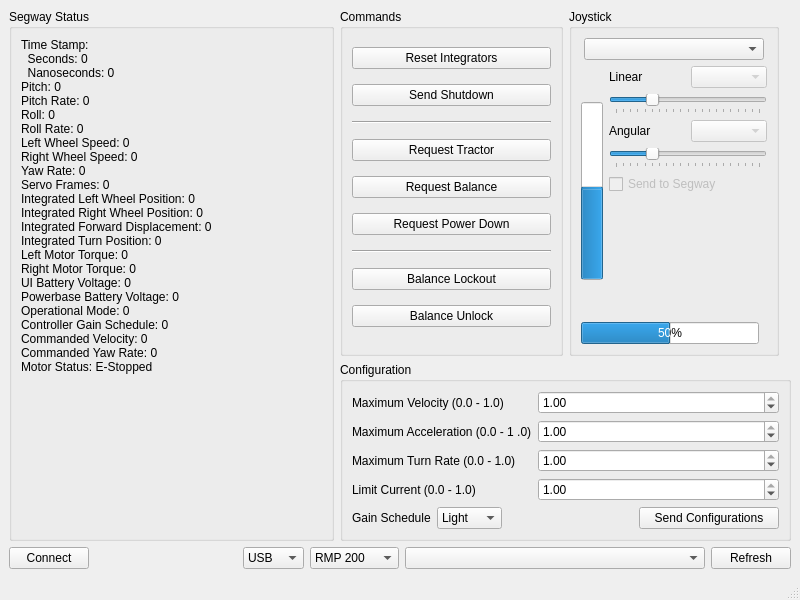
<?xml version="1.0" encoding="UTF-8"?>
<ui version="4.0">
 <class>MainWindow</class>
 <widget class="QMainWindow" name="MainWindow">
  <property name="geometry">
   <rect>
    <x>0</x>
    <y>0</y>
    <width>800</width>
    <height>600</height>
   </rect>
  </property>
  <property name="minimumSize">
   <size>
    <width>800</width>
    <height>600</height>
   </size>
  </property>
  <property name="maximumSize">
   <size>
    <width>800</width>
    <height>600</height>
   </size>
  </property>
  <property name="windowTitle">
   <string>SegwayRMP Demo</string>
  </property>
  <widget class="QWidget" name="centralwidget">
   <layout class="QGridLayout" name="gridLayout">
    <item row="0" column="1" colspan="2">
     <widget class="QGroupBox" name="groupBox_2">
      <property name="title">
       <string>Commands</string>
      </property>
      <layout class="QGridLayout" name="gridLayout_3">
       <item row="0" column="0">
        <widget class="QPushButton" name="reset_integrators_button">
         <property name="text">
          <string>Reset Integrators</string>
         </property>
        </widget>
       </item>
       <item row="1" column="0">
        <widget class="QPushButton" name="disable_motors_button">
         <property name="text">
          <string>Send Shutdown</string>
         </property>
        </widget>
       </item>
       <item row="3" column="0">
        <widget class="QPushButton" name="tractor_button">
         <property name="text">
          <string>Request Tractor</string>
         </property>
        </widget>
       </item>
       <item row="4" column="0">
        <widget class="QPushButton" name="balance_button">
         <property name="text">
          <string>Request Balance</string>
         </property>
        </widget>
       </item>
       <item row="5" column="0">
        <widget class="QPushButton" name="power_down_button">
         <property name="text">
          <string>Request Power Down</string>
         </property>
        </widget>
       </item>
       <item row="7" column="0">
        <widget class="QPushButton" name="balance_lockout_button">
         <property name="text">
          <string>Balance Lockout</string>
         </property>
        </widget>
       </item>
       <item row="8" column="0">
        <widget class="QPushButton" name="balance_unlock_button">
         <property name="text">
          <string>Balance Unlock</string>
         </property>
        </widget>
       </item>
       <item row="6" column="0">
        <widget class="Line" name="line">
         <property name="orientation">
          <enum>Qt::Horizontal</enum>
         </property>
        </widget>
       </item>
       <item row="2" column="0">
        <widget class="Line" name="line_3">
         <property name="orientation">
          <enum>Qt::Horizontal</enum>
         </property>
        </widget>
       </item>
      </layout>
     </widget>
    </item>
    <item row="3" column="0" colspan="5">
     <layout class="QHBoxLayout" name="horizontalLayout">
      <item>
       <widget class="QPushButton" name="connect_button">
        <property name="maximumSize">
         <size>
          <width>16777215</width>
          <height>16777215</height>
         </size>
        </property>
        <property name="text">
         <string>Connect</string>
        </property>
       </widget>
      </item>
      <item>
       <spacer name="horizontalSpacer">
        <property name="orientation">
         <enum>Qt::Horizontal</enum>
        </property>
        <property name="sizeHint" stdset="0">
         <size>
          <width>40</width>
          <height>20</height>
         </size>
        </property>
       </spacer>
      </item>
      <item>
       <widget class="QComboBox" name="connection_type">
        <item>
         <property name="text">
          <string>USB</string>
         </property>
        </item>
        <item>
         <property name="text">
          <string>Serial</string>
         </property>
        </item>
       </widget>
      </item>
      <item>
       <widget class="QComboBox" name="rmp_type">
        <property name="currentIndex">
         <number>2</number>
        </property>
        <item>
         <property name="text">
          <string>RMP 50</string>
         </property>
        </item>
        <item>
         <property name="text">
          <string>RMP 100</string>
         </property>
        </item>
        <item>
         <property name="text">
          <string>RMP 200</string>
         </property>
        </item>
        <item>
         <property name="text">
          <string>RMP 400</string>
         </property>
        </item>
        <item>
         <property name="text">
          <string>RMP 50XL</string>
         </property>
        </item>
       </widget>
      </item>
      <item>
       <widget class="QComboBox" name="connection_id">
        <property name="minimumSize">
         <size>
          <width>300</width>
          <height>0</height>
         </size>
        </property>
        <property name="editable">
         <bool>false</bool>
        </property>
       </widget>
      </item>
      <item>
       <widget class="QPushButton" name="refresh_button">
        <property name="text">
         <string>Refresh</string>
        </property>
       </widget>
      </item>
     </layout>
    </item>
    <item row="0" column="3" colspan="2">
     <widget class="QGroupBox" name="groupBox_4">
      <property name="maximumSize">
       <size>
        <width>210</width>
        <height>16777215</height>
       </size>
      </property>
      <property name="title">
       <string>Joystick</string>
      </property>
      <layout class="QVBoxLayout" name="verticalLayout_2">
       <item>
        <layout class="QHBoxLayout" name="horizontalLayout_2">
         <item>
          <widget class="QComboBox" name="joy_list_cb">
           <property name="maximumSize">
            <size>
             <width>180</width>
             <height>16777215</height>
            </size>
           </property>
          </widget>
         </item>
        </layout>
       </item>
       <item>
        <layout class="QHBoxLayout" name="horizontalLayout_3">
         <item>
          <widget class="QProgressBar" name="lv_pb">
           <property name="enabled">
            <bool>true</bool>
           </property>
           <property name="minimumSize">
            <size>
             <width>0</width>
             <height>178</height>
            </size>
           </property>
           <property name="maximumSize">
            <size>
             <width>16777215</width>
             <height>178</height>
            </size>
           </property>
           <property name="minimum">
            <number>-100</number>
           </property>
           <property name="value">
            <number>0</number>
           </property>
           <property name="orientation">
            <enum>Qt::Vertical</enum>
           </property>
          </widget>
         </item>
         <item>
          <layout class="QVBoxLayout" name="verticalLayout_3">
           <item>
            <layout class="QHBoxLayout" name="horizontalLayout_4">
             <item>
              <widget class="QLabel" name="label_3">
               <property name="text">
                <string>Linear</string>
               </property>
              </widget>
             </item>
             <item>
              <widget class="QComboBox" name="lv_axis_cb">
               <property name="enabled">
                <bool>false</bool>
               </property>
              </widget>
             </item>
            </layout>
           </item>
           <item>
            <widget class="QSlider" name="lv_scale_slider">
             <property name="maximum">
              <number>100</number>
             </property>
             <property name="singleStep">
              <number>5</number>
             </property>
             <property name="pageStep">
              <number>25</number>
             </property>
             <property name="value">
              <number>25</number>
             </property>
             <property name="orientation">
              <enum>Qt::Horizontal</enum>
             </property>
             <property name="tickPosition">
              <enum>QSlider::TicksBelow</enum>
             </property>
            </widget>
           </item>
           <item>
            <layout class="QHBoxLayout" name="horizontalLayout_5">
             <item>
              <widget class="QLabel" name="label_6">
               <property name="text">
                <string>Angular</string>
               </property>
              </widget>
             </item>
             <item>
              <widget class="QComboBox" name="av_axis_cb">
               <property name="enabled">
                <bool>false</bool>
               </property>
              </widget>
             </item>
            </layout>
           </item>
           <item>
            <widget class="QSlider" name="av_scale_slider">
             <property name="maximum">
              <number>100</number>
             </property>
             <property name="singleStep">
              <number>5</number>
             </property>
             <property name="pageStep">
              <number>25</number>
             </property>
             <property name="value">
              <number>25</number>
             </property>
             <property name="orientation">
              <enum>Qt::Horizontal</enum>
             </property>
             <property name="tickPosition">
              <enum>QSlider::TicksBelow</enum>
             </property>
            </widget>
           </item>
           <item>
            <widget class="QCheckBox" name="send_chb">
             <property name="enabled">
              <bool>false</bool>
             </property>
             <property name="text">
              <string>Send to Segway</string>
             </property>
            </widget>
           </item>
           <item>
            <spacer name="verticalSpacer">
             <property name="orientation">
              <enum>Qt::Vertical</enum>
             </property>
             <property name="sizeHint" stdset="0">
              <size>
               <width>20</width>
               <height>40</height>
              </size>
             </property>
            </spacer>
           </item>
          </layout>
         </item>
        </layout>
       </item>
       <item>
        <widget class="QProgressBar" name="av_pb">
         <property name="enabled">
          <bool>true</bool>
         </property>
         <property name="minimumSize">
          <size>
           <width>178</width>
           <height>0</height>
          </size>
         </property>
         <property name="maximumSize">
          <size>
           <width>178</width>
           <height>16777215</height>
          </size>
         </property>
         <property name="minimum">
          <number>-100</number>
         </property>
         <property name="value">
          <number>0</number>
         </property>
        </widget>
       </item>
      </layout>
     </widget>
    </item>
    <item row="0" column="0" rowspan="2">
     <widget class="QGroupBox" name="groupBox">
      <property name="minimumSize">
       <size>
        <width>325</width>
        <height>515</height>
       </size>
      </property>
      <property name="maximumSize">
       <size>
        <width>275</width>
        <height>10000</height>
       </size>
      </property>
      <property name="title">
       <string>Segway Status</string>
      </property>
      <layout class="QGridLayout" name="gridLayout_2">
       <item row="0" column="0">
        <widget class="QLabel" name="status_label">
         <property name="text">
          <string>Time Stamp: 
  Seconds: 0
  Nanoseconds: 0
Pitch: 0
Pitch Rate: 0
Roll: 0
Roll Rate: 0
Left Wheel Speed: 0
Right Wheel Speed: 0
Yaw Rate: 0
Servo Frames: 0
Integrated Left Wheel Position: 0
Integrated Right Wheel Position: 0
Integrated Forward Displacement: 0
Integrated Turn Position: 0
Left Motor Torque: 0
Right Motor Torque: 0
UI Battery Voltage: 0
Powerbase Battery Voltage: 0
Operational Mode: 0
Controller Gain Schedule: 0
Commanded Velocity: 0
Commanded Yaw Rate: 0
Motor Status: E-Stopped</string>
         </property>
         <property name="alignment">
          <set>Qt::AlignLeading|Qt::AlignLeft|Qt::AlignTop</set>
         </property>
        </widget>
       </item>
      </layout>
     </widget>
    </item>
    <item row="1" column="1" colspan="4">
     <widget class="QGroupBox" name="groupBox_3">
      <property name="title">
       <string>Configuration</string>
      </property>
      <layout class="QGridLayout" name="gridLayout_4">
       <item row="0" column="0" colspan="3">
        <layout class="QFormLayout" name="formLayout">
         <item row="0" column="0">
          <widget class="QLabel" name="label">
           <property name="text">
            <string>Maximum Velocity (0.0 - 1.0)</string>
           </property>
          </widget>
         </item>
         <item row="1" column="0">
          <widget class="QLabel" name="label_2">
           <property name="text">
            <string>Maximum Acceleration (0.0 - 1 .0)</string>
           </property>
          </widget>
         </item>
         <item row="2" column="0">
          <widget class="QLabel" name="label4">
           <property name="text">
            <string>Maximum Turn Rate (0.0 - 1.0)</string>
           </property>
          </widget>
         </item>
         <item row="3" column="0">
          <widget class="QLabel" name="label_5">
           <property name="text">
            <string>Limit Current (0.0 - 1.0)</string>
           </property>
          </widget>
         </item>
         <item row="3" column="1">
          <widget class="QDoubleSpinBox" name="current_limit_sb">
           <property name="maximum">
            <double>1.000000000000000</double>
           </property>
           <property name="singleStep">
            <double>0.050000000000000</double>
           </property>
           <property name="value">
            <double>1.000000000000000</double>
           </property>
          </widget>
         </item>
         <item row="0" column="1">
          <widget class="QDoubleSpinBox" name="max_vel_sb">
           <property name="maximum">
            <double>1.000000000000000</double>
           </property>
           <property name="singleStep">
            <double>0.050000000000000</double>
           </property>
           <property name="value">
            <double>1.000000000000000</double>
           </property>
          </widget>
         </item>
         <item row="1" column="1">
          <widget class="QDoubleSpinBox" name="max_accel_sb">
           <property name="maximum">
            <double>1.000000000000000</double>
           </property>
           <property name="singleStep">
            <double>0.050000000000000</double>
           </property>
           <property name="value">
            <double>1.000000000000000</double>
           </property>
          </widget>
         </item>
         <item row="2" column="1">
          <widget class="QDoubleSpinBox" name="max_turn_rate_sb">
           <property name="maximum">
            <double>1.000000000000000</double>
           </property>
           <property name="singleStep">
            <double>0.050000000000000</double>
           </property>
           <property name="value">
            <double>1.000000000000000</double>
           </property>
          </widget>
         </item>
        </layout>
       </item>
       <item row="1" column="0" colspan="2">
        <layout class="QFormLayout" name="formLayout_2">
         <property name="fieldGrowthPolicy">
          <enum>QFormLayout::FieldsStayAtSizeHint</enum>
         </property>
         <item row="0" column="0">
          <widget class="QLabel" name="label_4">
           <property name="text">
            <string>Gain Schedule</string>
           </property>
          </widget>
         </item>
         <item row="0" column="1">
          <widget class="QComboBox" name="gain_schedule_cb">
           <item>
            <property name="text">
             <string>Light</string>
            </property>
           </item>
           <item>
            <property name="text">
             <string>Tall</string>
            </property>
           </item>
           <item>
            <property name="text">
             <string>Heavy</string>
            </property>
           </item>
          </widget>
         </item>
        </layout>
       </item>
       <item row="1" column="2">
        <layout class="QVBoxLayout" name="verticalLayout">
         <item>
          <widget class="QPushButton" name="send_config_button">
           <property name="text">
            <string>Send Configurations</string>
           </property>
          </widget>
         </item>
        </layout>
       </item>
      </layout>
     </widget>
    </item>
   </layout>
  </widget>
  <widget class="QStatusBar" name="statusbar"/>
 </widget>
 <resources/>
 <connections/>
</ui>
